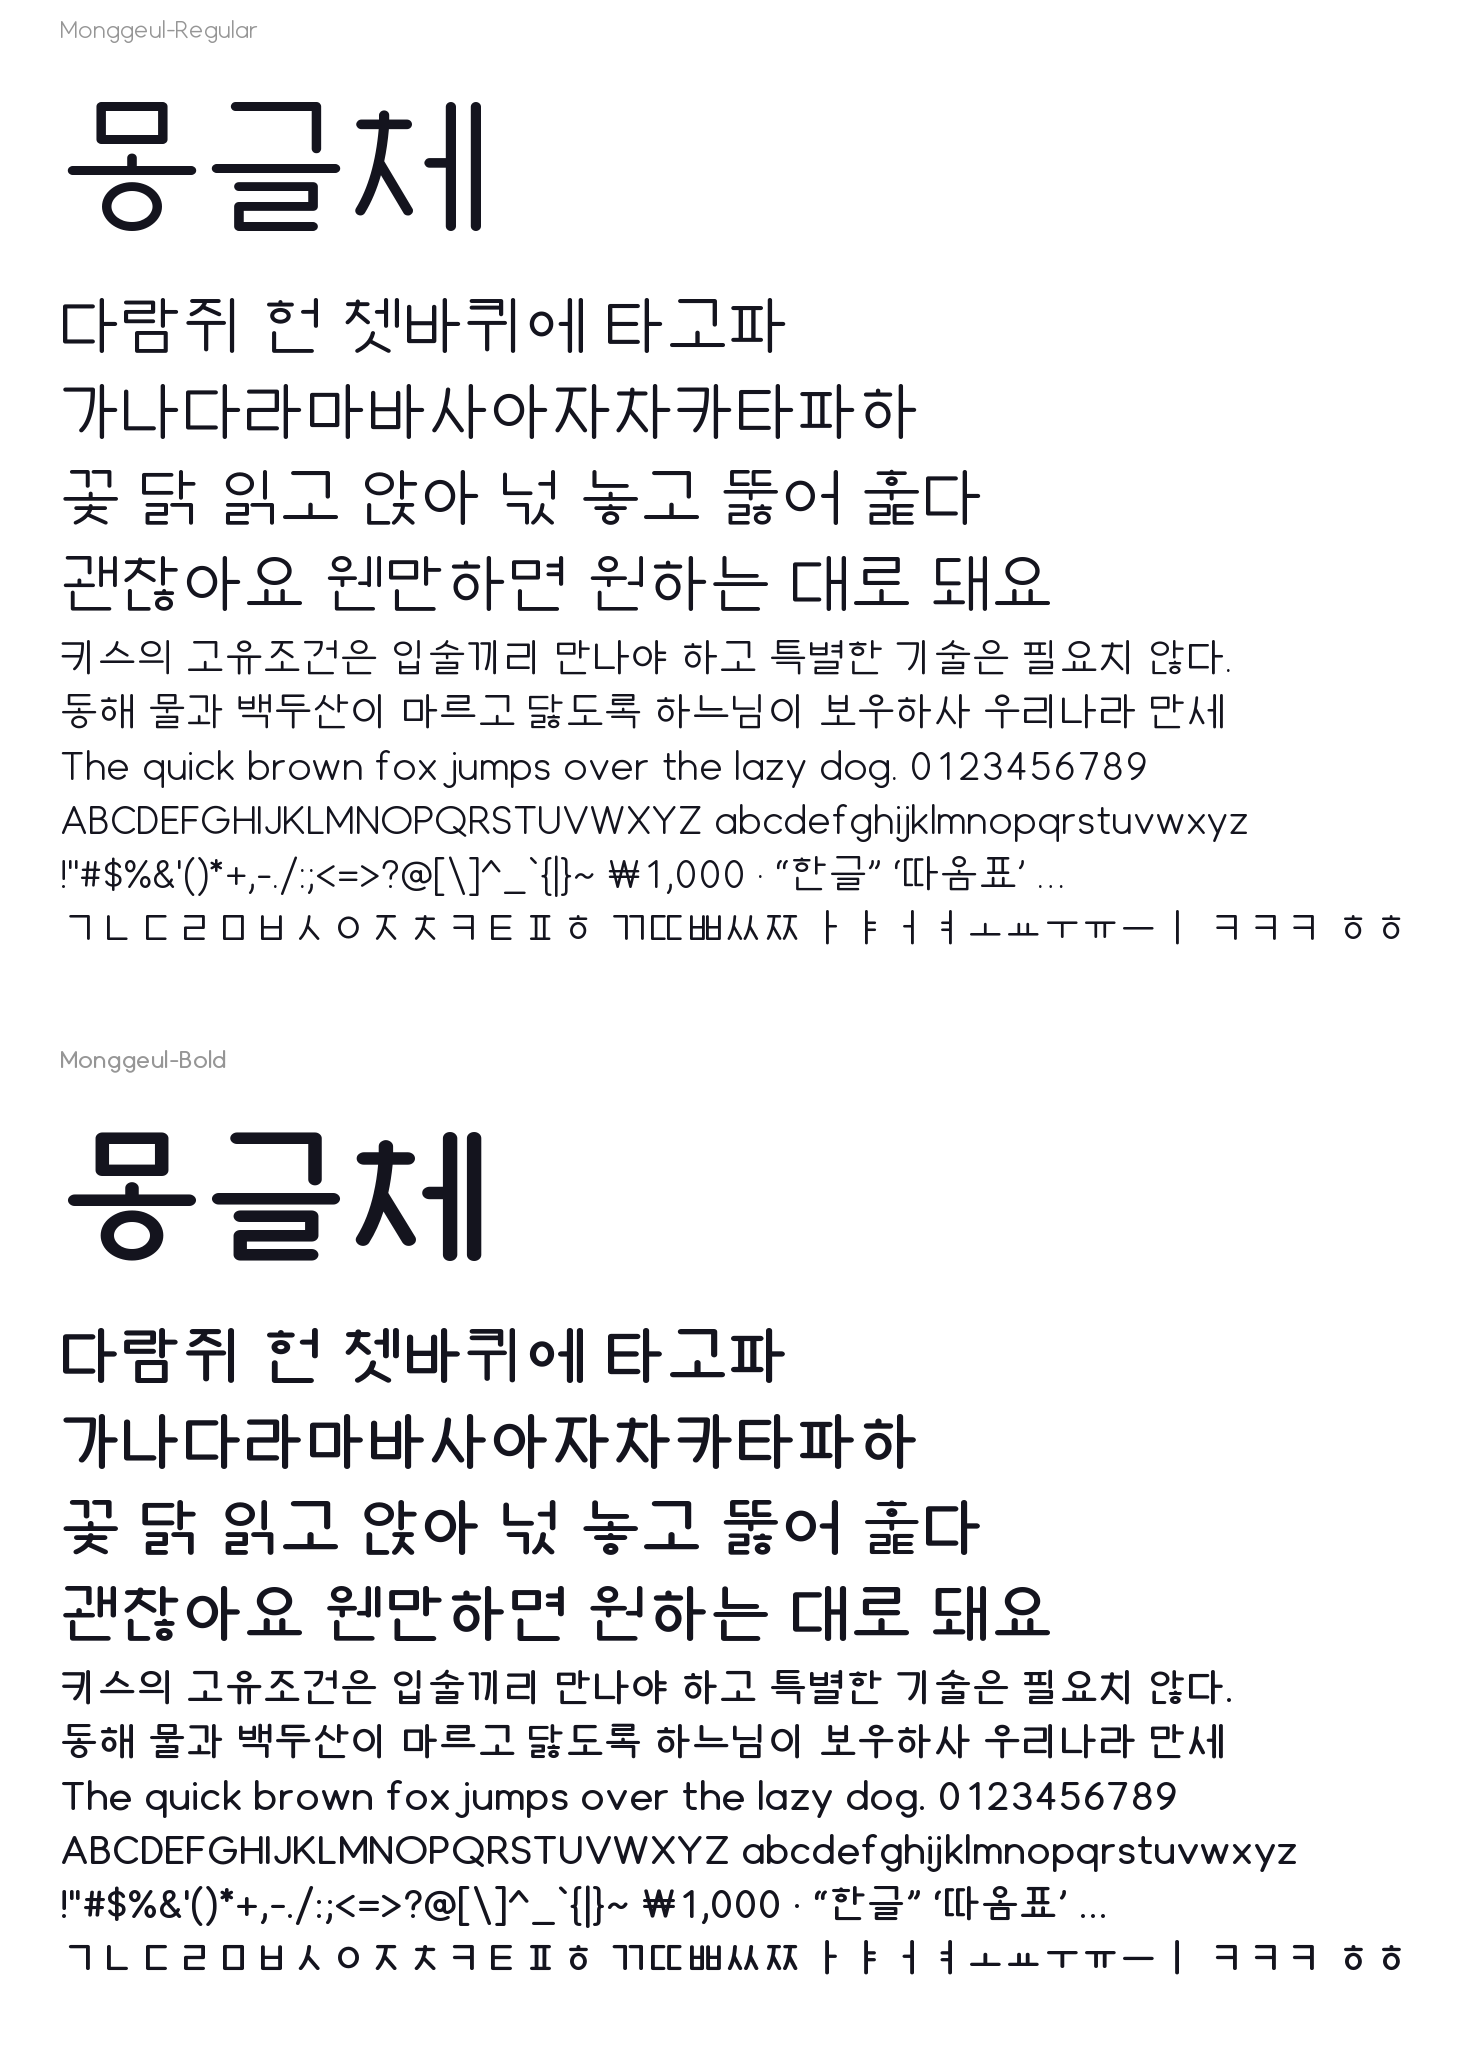

Source code (Python):
#!/usr/bin/env python3
"""만든 TTF로 견본 이미지를 그린다.

    python3 font/preview.py                       # font/preview.png
    python3 font/preview.py --text "안녕하세요" --size 120 --out hello.png
"""

import argparse
import os

from PIL import Image, ImageDraw, ImageFont

HERE = os.path.dirname(os.path.abspath(__file__))
DIST = os.path.join(HERE, "dist")

SPECIMEN = [
    (150, "몽글체"),
    (64, "다람쥐 헌 쳇바퀴에 타고파"),
    (64, "가나다라마바사아자차카타파하"),
    (64, "꽃 닭 읽고 앉아 넋 놓고 뚫어 훑다"),
    (64, "괜찮아요 웬만하면 원하는 대로 돼요"),
    (40, "키스의 고유조건은 입술끼리 만나야 하고 특별한 기술은 필요치 않다."),
    (40, "동해 물과 백두산이 마르고 닳도록 하느님이 보우하사 우리나라 만세"),
    (40, "The quick brown fox jumps over the lazy dog. 0123456789"),
    (40, "ABCDEFGHIJKLMNOPQRSTUVWXYZ abcdefghijklmnopqrstuvwxyz"),
    (40, "!\"#$%&'()*+,-./:;<=>?@[\\]^_`{|}~ ₩1,000 · “한글” ‘따옴표’ …"),
    (40, "ㄱㄴㄷㄹㅁㅂㅅㅇㅈㅊㅋㅌㅍㅎ ㄲㄸㅃㅆㅉ ㅏㅑㅓㅕㅗㅛㅜㅠㅡㅣ ㅋㅋㅋ ㅎㅎ"),
]


def render(lines, fonts, out, margin=60, gap=1.35):
    """lines: [(size, text)], fonts: [(label, path)] → 굵기별로 세로로 이어 붙인 이미지."""
    blocks = []
    for label, path in fonts:
        rows = []
        for size, text in lines:
            f = ImageFont.truetype(path, size)
            x0, y0, x1, y1 = f.getbbox(text)
            rows.append((f, text, x1, int(size * gap)))
        width = max(r[2] for r in rows) + margin * 2
        height = sum(r[3] for r in rows) + margin * 2 + 40
        img = Image.new("RGB", (width, height), "white")
        d = ImageDraw.Draw(img)
        d.text((margin, 16), label, fill=(150, 150, 150), font=ImageFont.truetype(path, 24))
        y = margin + 30
        for f, text, _, lh in rows:
            d.text((margin, y), text, fill=(20, 20, 30), font=f)
            y += lh
        blocks.append(img)
    W = max(b.width for b in blocks)
    H = sum(b.height for b in blocks)
    sheet = Image.new("RGB", (W, H), "white")
    y = 0
    for b in blocks:
        sheet.paste(b, (0, y))
        y += b.height
    sheet.save(out)
    print("saved", out, sheet.size)


def main():
    ap = argparse.ArgumentParser()
    ap.add_argument("--text", help="이 문장만 그리기")
    ap.add_argument("--size", type=int, default=96)
    ap.add_argument("--out", default=os.path.join(HERE, "preview.png"))
    ap.add_argument("--fonts", default="Monggeul-Regular,Monggeul-Bold")
    args = ap.parse_args()
    fonts = []
    for name in args.fonts.split(","):
        p = os.path.join(DIST, name + ".ttf")
        if os.path.exists(p):
            fonts.append((name, p))
    lines = [(args.size, t) for t in args.text.split("\\n")] if args.text else SPECIMEN
    render(lines, fonts, args.out)


if __name__ == "__main__":
    main()
